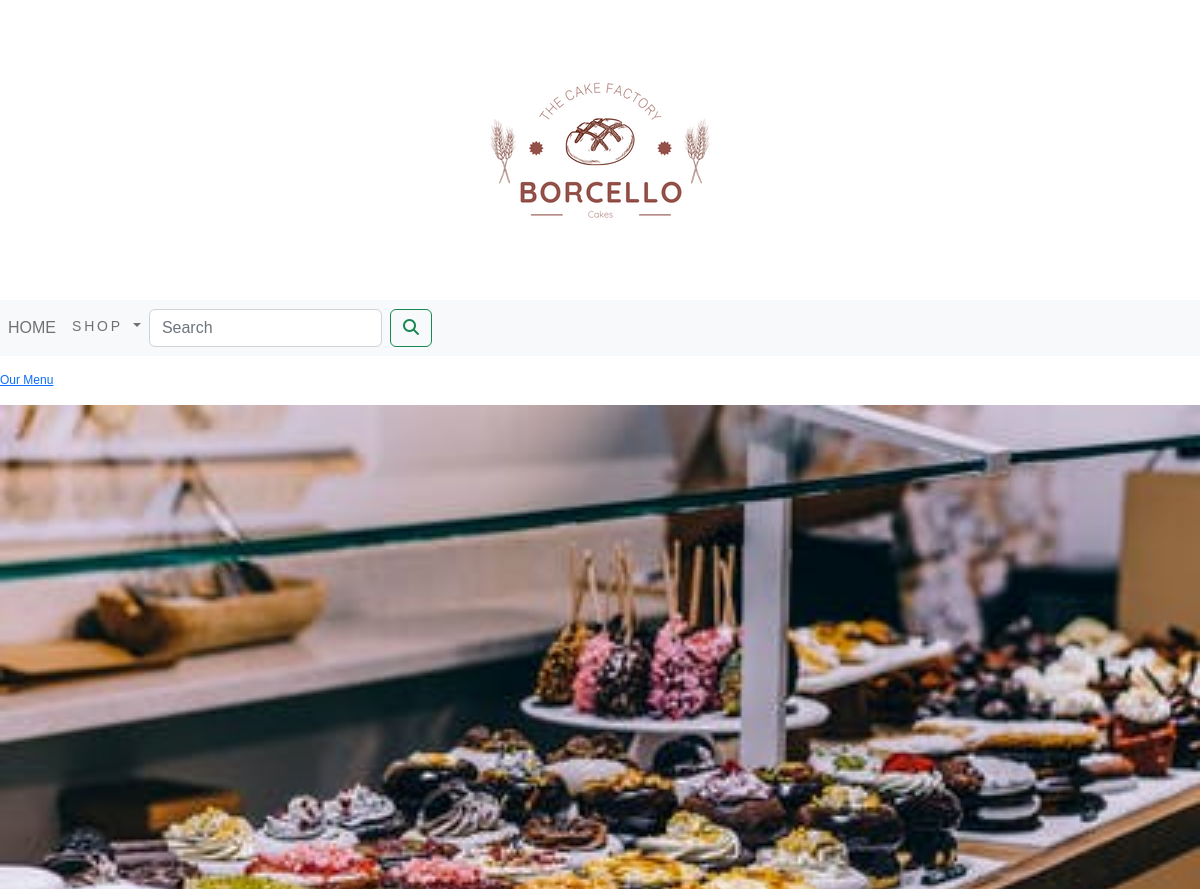
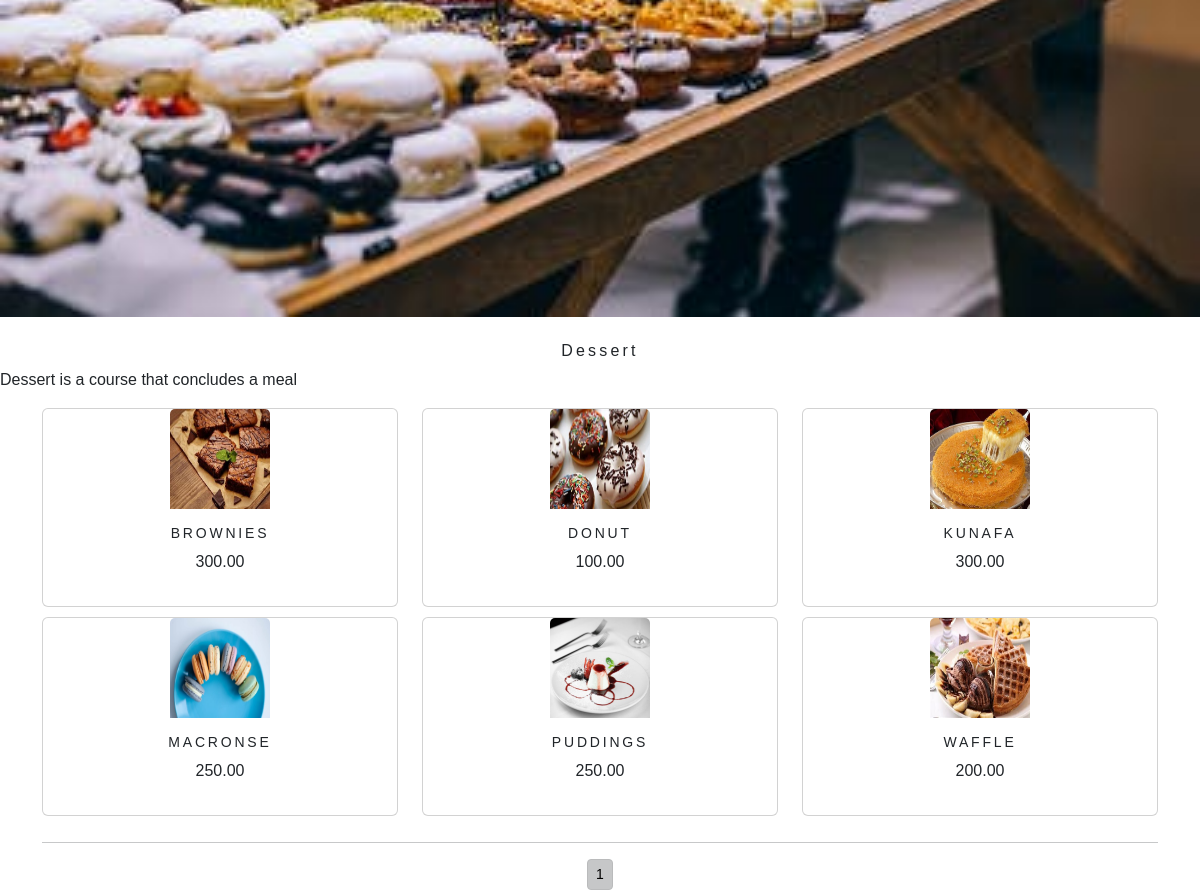
Screenshot of /shop/dessert/ with the database file from the repository (2 pictures, top to bottom).
### shop/models.py (models this page shows, shortened)
class Category(models.Model):
    name=models.CharField(max_length=250,unique=True)
    slug=models.SlugField(max_length=250,unique=True)
    description=models.TextField(blank=True)
    image=models.ImageField(upload_to='category',blank=True)
    class Meta:
        ordering=('name',)
        verbose_name='category'
        verbose_name_plural='categories'
    def get_url(self):
        return reverse('shop:products_by_category',args=[self.slug])

class Product(models.Model):
    name=models.CharField(max_length=250,unique=True)
    slug=models.SlugField(max_length=250,unique=True)
    description=models.TextField(blank=True)
    price=models.DecimalField(max_digits=10,decimal_places=2)
    category=models.ForeignKey(Category,on_delete=models.CASCADE)
    image=models.ImageField(upload_to='product',  blank=True)
    stock=models.IntegerField()
    available=models.BooleanField(default=True)
    created=models.DateTimeField(auto_now_add=True)
    updated=models.DateTimeField(auto_now=True)
    class Meta:
        ordering = ('name',)
        verbose_name = 'product'
        verbose_name_plural = 'products'
    def get_url(self):
        return reverse('shop:proCatDetail',args=[self.category.slug,self.slug])

### shop/views.py (the view)
# urls.py: path('',views.allProdCat,name='allProdCat'),
def allProdCat(request,c_slug=None):
    c_page=None
    products_list=None
    if c_slug!=None:
        c_page=get_object_or_404(Category,slug=c_slug)
        products_list=Product.objects.all().filter(category=c_page,available=True)
    else:
        products_list=Product.objects.all().filter(available=True)
    paginator=Paginator(products_list,6)
    try:
        page=int(request.GET.get('page','1'))
    except:
        page=1
    try:
        products=paginator.page(page)
    except (EmptyPage,InvalidPage):
        products=paginator.page(paginator.num_pages)
    return render(request,"category.html",{'category':c_page,'products':products})

### cart/context_processors.py (called while the page is built)
def counter(request):
    item_count=0
    if 'admin' in request.path:
        return {}
    else:
        try:
            cart=Cart.objects.filter(cart_id=_cart_id(request))
            cart_items=CartItem.objects.all().filter(cart=cart[:1])
            for cart_item in cart_items:
                item_count += cart_item.quantity
        except Cart.DeosNotExist:
            item_count =0
    return  dict(item_count=item_count)

### cart/views.py (called while the page is built)
def _cart_id(request):
    cart=request.session.session_key
    if not cart:
        cart=request.session.create()
    return cart

### shop/context_processors.py (called while the page is built)
def menu_links(request):
    links=Category.objects.all()
    return dict(links=links)

### TEMPLATES/category.html (shortened to what this page needs)
{% extends 'base.html' %}
{% load static %}
{% block body %}
{% if category %}
    <div>
       <div class="row my_row_class">
           <div class="mx_auto">
               <p><a href="{% url 'shop:allProdCat' %}">Our Menu </a></p>
           </div>
       </div>
    </div>
    {% endif %}
<div class="mx_auto">
    {% if category %}
        <img class="my_image" src="{{category.image.url}}" alt="{{category.name}}">
</div>
    <br>
<div>
        <h1 class="text-center my_title">{{category.name}}</h1>
        <p class="text-justify-content">{{category.description}}</p>
</div>
    {% endif %}
<div class="container">
    <div class="row mx_auto">
        {% for product in products.object_list    %}
        <div class="my_bottom_margin col-9 col-sm-12 col-md-4  xol-lg-4" >
            <div class="card text-center" style="min-width:18rem;">
                <a href="{{product.get_url}}"><img class="card-img-top my_image" src="{{product.image.url}}" alt="{{product.name}}" style="width:100px;height:100px;"></a>
            <div class="card-body">
                <h4>{{product.name}}</h4>
                <p>{{product.price}}</p>
            </div>
            </div>
        </div>
        {% endfor %}
    </div>
    <div class="mx-auto">
        <hr>
        <div class="text-center">
            {% for pg in products.paginator.page_range %}
            <a href="?page={{pg}}" class="btn btn-light btn-sm {% if products.number == pg %} active {% endif %}">{{pg }}</a>
             {% endfor %}
        </div>
    </div>
</div>
{% endblock %}

### static/css/custom.css (style rules this page uses)
body { font-family: 'Poppins', sans-serif; }
.my_row_class { padding-top :15px }
.my_row_class .mx_auto { color:#000; font-size:12px }
.my_image { width:100%; height:auto; }
.my_title { font-size:16px; text_transform:uppercase; letter-spacing:.2em }
.my_bottom_margin { margin-bottom:10px }
.card-body h4 { font-size:14px; text-transform:uppercase; letter-spacing:.2em }

### rows the page displays
Category: image (picture), name "Dessert", description "Dessert is a course that concludes a meal"
Product: image (picture), name "BROWNIES", price "300.00"
Product: image (picture), name "DONUT", price "100.00"
Product: image (picture), name "KUNAFA", price "300.00"
Product: image (picture), name "MACRONSE", price "250.00"
Product: image (picture), name "PUDDINGS", price "250.00"
Product: image (picture), name "WAFFLE", price "200.00"

### other values shown
{{ pg }} "1"
